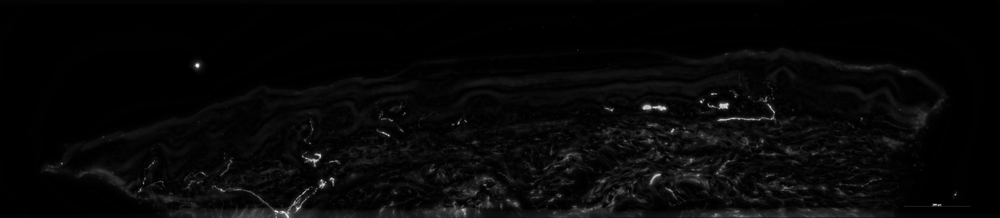
#> input picture closing_2.png, 1000 x 218 px, shrunk from 4713 x 1028 before the run; the run also reads 1 picture not shown here
$ python split_epidermis.py -i ../closing_2.png -m ../closing_1.png -o out
#> lines starting #> are read from the running program, lines starting #| are printed output that depends on the picture; after the words box and inside, x2 and y2 are one past the last pixel; in counts of white or black regions, pixels touching at a corner belong together
"""
表皮影像分割工具

根據表皮 mask 將原始影像切分成兩個部分：
1. 表皮內 (Epidermis) - mask 區域內的影像
2. 表皮外 (Dermis) - mask 區域外的影像

使用方式:
python split_epidermis.py \\
    --image data/Original/S163-2_a.tif \\
    --mask data/Mask/S163-2_a.tif \\
    --output-dir output/split/
"""

import argparse
import sys
from pathlib import Path
import cv2
import numpy as np
import matplotlib.pyplot as plt
from matplotlib import cm
from typing import Tuple


def load_image(image_path: str) -> np.ndarray:
    """
    載入影像

    Args:
        image_path: 影像路徑

    Returns:
        影像陣列
    """
    image = cv2.imread(image_path, cv2.IMREAD_UNCHANGED)

    if image is None:
        raise ValueError(f"無法讀取影像: {image_path}")

    print(f"  載入影像: {image.shape}, dtype: {image.dtype}")
    return image


# [17 lines left out: function extract_green_channel, not called in this run]


def create_binary_mask(mask_image: np.ndarray, threshold: int = 1) -> np.ndarray:
    """
    創建二值化 mask

    Args:
        mask_image: 輸入 mask 影像
        threshold: 二值化閾值

    Returns:
        二值化 mask (0 或 255)
    """
    # 如果是彩色影像，轉為灰階
    if len(mask_image.shape) == 3:
        mask_gray = cv2.cvtColor(mask_image, cv2.COLOR_BGR2GRAY)
    else:
        mask_gray = mask_image

    # 二值化
    _, binary_mask = cv2.threshold(mask_gray, threshold, 255, cv2.THRESH_BINARY)

    return binary_mask


def split_by_mask(
    image: np.ndarray,
    mask: np.ndarray,
    background_value: int = 0
) -> Tuple[np.ndarray, np.ndarray]:
    """
    根據 mask 將影像分割成內部和外部

    Args:
        image: 原始影像
        mask: 二值化 mask (255 為表皮內，0 為表皮外)
        background_value: 背景填充值

    Returns:
        (表皮內影像, 表皮外影像)
    """
    # 確保 mask 為二值化
    mask_binary = (mask > 0).astype(np.uint8) * 255

    # 表皮內：保留 mask 內的區域
    epidermis = image.copy()
    epidermis[mask_binary == 0] = background_value

    # 表皮外：保留 mask 外的區域
    dermis = image.copy()
    dermis[mask_binary > 0] = background_value

    # 計算統計
    num_epidermis_pixels = np.count_nonzero(mask_binary)
    num_dermis_pixels = np.count_nonzero(mask_binary == 0)
    total_pixels = mask_binary.size

    print(f"  表皮內像素: {num_epidermis_pixels} ({num_epidermis_pixels/total_pixels*100:.2f}%)")
    print(f"  表皮外像素: {num_dermis_pixels} ({num_dermis_pixels/total_pixels*100:.2f}%)")

    return epidermis, dermis


# [233 lines left out: functions visualize_split_gray, visualize_split_viridis, visualize_overlay, create_statistics_report, not called in this run]


def main():
    parser = argparse.ArgumentParser(
        description='根據表皮 mask 將影像分割成表皮內和表皮外',
        formatter_class=argparse.RawDescriptionHelpFormatter,
        epilog="""
範例:
  # 基本使用 - 輸出分割影像
  python split_epidermis.py \\
      --image data/Original/S163-2_a.tif \\
      --mask data/Mask/S163-2_a.tif \\
      --output-dir output/split/

  # 完整模式 - 包含所有視覺化
  python split_epidermis.py \\
      --image data/Original/S163-2_a.tif \\
      --mask data/Mask/S163-2_a.tif \\
      --output-dir output/split/ \\
      --visualize \\
      --statistics

  # 自訂背景值
  python split_epidermis.py \\
      --image data/Original/S163-2_a.tif \\
      --mask data/Mask/S163-2_a.tif \\
      --output-dir output/split/ \\
      --background 255

  # 使用綠色通道
  python split_epidermis.py \\
      --image data/Original/S163-2_a.tif \\
      --mask data/Mask/S163-2_a.tif \\
      --output-dir output/split/ \\
      --green-channel
        """
    )

    # 必要參數
    parser.add_argument(
        '--image', '-i',
        required=True,
        help='原始影像路徑'
    )

    parser.add_argument(
        '--mask', '-m',
        required=True,
        help='表皮 mask 路徑'
    )

    parser.add_argument(
        '--output-dir', '-o',
        required=True,
        help='輸出目錄'
    )

    # 可選參數
    parser.add_argument(
        '--background', '-b',
        type=int,
        default=0,
        help='背景填充值（預設: 0，黑色）'
    )

    parser.add_argument(
        '--threshold', '-t',
        type=int,
        default=1,
        help='Mask 二值化閾值（預設: 1）'
    )

    parser.add_argument(
        '--green-channel', '-g',
        action='store_true',
        help='只使用綠色通道'
    )

    parser.add_argument(
        '--visualize', '-v',
        action='store_true',
        help='生成視覺化比較圖'
    )

    parser.add_argument(
        '--statistics', '-s',
        action='store_true',
        help='生成統計報告'
    )

    parser.add_argument(
        '--dpi',
        type=int,
        default=150,
        help='視覺化輸出解析度（預設: 150）'
    )

    parser.add_argument(
        '--title',
        default=None,
        help='圖表標題（可選）'
    )

    args = parser.parse_args()

    # 驗證輸入檔案
    for file_path, name in [(args.image, '影像'), (args.mask, 'Mask')]:
        if not Path(file_path).exists():
            print(f"✗ 錯誤: {name}檔案不存在: {file_path}")
            sys.exit(1)

    # 創建輸出目錄
    output_dir = Path(args.output_dir)
    output_dir.mkdir(parents=True, exist_ok=True)

    print("=" * 60)
    print("表皮影像分割")
    print("=" * 60)

    try:
        # 步驟 1: 載入資料
        print(f"\n[1/4] 載入資料...")
        print(f"  影像: {args.image}")
        image = load_image(args.image)
#> in load_image, image is the input picture: shape (218, 1000); min 0, max 246, mean 7.4
#|   載入影像: (218, 1000), dtype: uint8

        print(f"  Mask: {args.mask}")
        mask_image = load_image(args.mask)
#|   載入影像: (218, 1000), dtype: uint8

        # 提取綠色通道（如果需要）
        if args.green_channel or len(image.shape) == 3:
            print("  提取綠色通道...")
            image = extract_green_channel(image)

        # 步驟 2: 處理 mask
        print(f"\n[2/4] 處理 mask...")
        binary_mask = create_binary_mask(mask_image, args.threshold)
#> in create_binary_mask, `_, binary_mask = cv2.threshold(mask_gray, threshold, 255, cv2.THRESH_B..`:
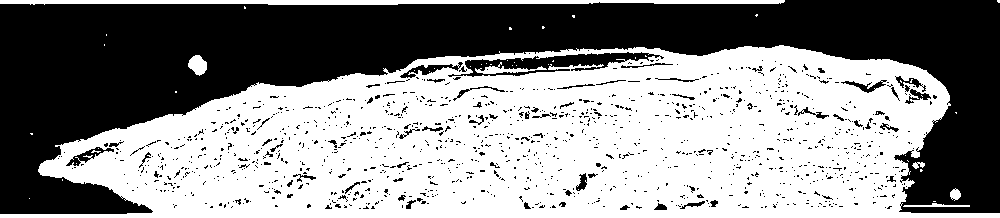
#> binary_mask: shape (218, 1000); 54.6% white; 1153 black regions (1088 under 20 px), largest, box (x1, y1, x2, y2) and area: (0, 0, 1000, 214) 89538, (448, 52, 664, 77) 2084, (400, 62, 463, 78) 317
        print(f"  Mask 尺寸: {binary_mask.shape}")
#|   Mask 尺寸: (218, 1000)

        # 驗證尺寸匹配
        if image.shape[:2] != binary_mask.shape[:2]:
            raise ValueError(f"影像尺寸 {image.shape[:2]} 與 mask 尺寸 {binary_mask.shape[:2]} 不匹配")

        # 步驟 3: 執行分割
        print(f"\n[3/4] 執行影像分割...")
        epidermis, dermis = split_by_mask(image, binary_mask, args.background)
#> in split_by_mask, `epidermis[mask_binary == 0] = background_value`: epidermis: shape (218, 1000); 14.31% of pixels changed, all inside (x1, y1, x2, y2) = (0, 0, 1000, 214)
#> in split_by_mask, `dermis[mask_binary > 0] = background_value`:
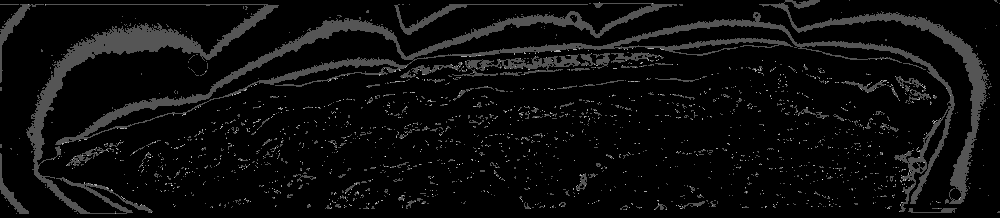
#> dermis: shape (218, 1000); min 0, max 3, mean 0.15; drawn with min black and max white
#> in split_by_mask, `num_epidermis_pixels = np.count_nonzero(mask_binary)`: num_epidermis_pixels = 119040
#> in split_by_mask, `num_dermis_pixels = np.count_nonzero(mask_binary == 0)`: num_dermis_pixels = 98960
#|   表皮內像素: 119040 (54.61%)
#|   表皮外像素: 98960 (45.39%)

        # 步驟 4: 保存結果
        print(f"\n[4/4] 保存結果...")

        base_name = Path(args.image).stem

        # 保存分割影像
        epidermis_path = output_dir / f"{base_name}_epidermis.tif"
        cv2.imwrite(str(epidermis_path), epidermis)
        print(f"  ✓ 已保存表皮內影像: {epidermis_path}")

        dermis_path = output_dir / f"{base_name}_dermis.tif"
        cv2.imwrite(str(dermis_path), dermis)
        print(f"  ✓ 已保存表皮外影像: {dermis_path}")

        # 保存 mask
        mask_path = output_dir / f"{base_name}_mask_binary.tif"
        cv2.imwrite(str(mask_path), binary_mask)
        print(f"  ✓ 已保存二值化 mask: {mask_path}")

        # 視覺化
        if args.visualize:
            print(f"\n  生成視覺化...")

            # 灰階比較
            comparison_gray_path = output_dir / f"{base_name}_split_comparison_gray.png"
            visualize_split_gray(
                original=image,
                mask=binary_mask,
                epidermis=epidermis,
                dermis=dermis,
                output_path=str(comparison_gray_path),
                title=args.title,
                dpi=args.dpi
            )

            # Viridis 比較
            comparison_viridis_path = output_dir / f"{base_name}_split_comparison_viridis.png"
            visualize_split_viridis(
                original=image,
                mask=binary_mask,
                epidermis=epidermis,
                dermis=dermis,
                output_path=str(comparison_viridis_path),
                title=args.title,
                dpi=args.dpi
            )

            # Mask 疊加
            overlay_path = output_dir / f"{base_name}_mask_overlay.png"
            visualize_overlay(
                original=image,
                mask=binary_mask,
                output_path=str(overlay_path),
                dpi=args.dpi
            )

        # 統計報告
        if args.statistics:
            print(f"\n  生成統計報告...")
            stats_path = output_dir / f"{base_name}_statistics.txt"
            create_statistics_report(
                original=image,
                mask=binary_mask,
                epidermis=epidermis,
                dermis=dermis,
                output_path=str(stats_path)
            )

        print("\n" + "=" * 60)
        print("✓ 分割完成！")
        print("=" * 60)
        sys.exit(0)
#> (the program exits here)
